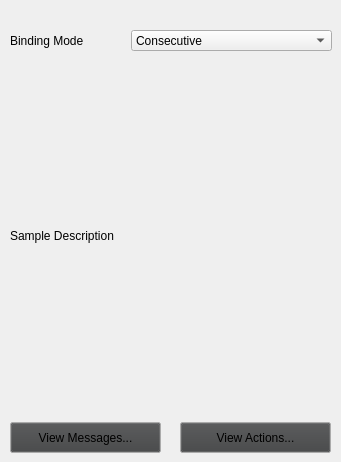
   <widget class="QWidget" name="binding_props_page">
    <widget class="QLabel" name="binding_mode_label">
     <property name="geometry">
      <rect>
       <x>10</x>
       <y>30</y>
       <width>111</width>
       <height>21</height>
      </rect>
     </property>
     <property name="font">
      <font>
       <family>Tahoma</family>
       <pointsize>9</pointsize>
       <underline>false</underline>
      </font>
     </property>
     <property name="text">
      <string>Binding Mode</string>
     </property>
    </widget>
    <widget class="QLabel" name="binding_mode_description">
     <property name="geometry">
      <rect>
       <x>10</x>
       <y>70</y>
       <width>321</width>
       <height>331</height>
      </rect>
     </property>
     <property name="font">
      <font>
       <family>Tahoma</family>
       <pointsize>9</pointsize>
       <underline>false</underline>
      </font>
     </property>
     <property name="text">
      <string>Sample Description</string>
     </property>
     <property name="wordWrap">
      <bool>true</bool>
     </property>
    </widget>
    <widget class="QComboBox" name="binding_mode_editor">
     <property name="geometry">
      <rect>
       <x>131</x>
       <y>30</y>
       <width>201</width>
       <height>21</height>
      </rect>
     </property>
     <property name="font">
      <font>
       <family>Tahoma</family>
       <pointsize>9</pointsize>
      </font>
     </property>
     <item>
      <property name="text">
       <string>Consecutive</string>
      </property>
     </item>
     <item>
      <property name="text">
       <string>Correspondence</string>
      </property>
     </item>
     <item>
      <property name="text">
       <string>Multiply</string>
      </property>
     </item>
    </widget>
    <widget class="QPushButton" name="view_message_button">
     <property name="geometry">
      <rect>
       <x>10</x>
       <y>422</y>
       <width>151</width>
       <height>31</height>
      </rect>
     </property>
     <property name="palette">
      <palette>
       <active>
        <colorrole role="Button">
         <brush brushstyle="SolidPattern">
          <color alpha="255">
           <red>0</red>
           <green>40</green>
           <blue>0</blue>
          </color>
         </brush>
        </colorrole>
       </active>
       <inactive>
        <colorrole role="Button">
         <brush brushstyle="SolidPattern">
          <color alpha="255">
           <red>64</red>
           <green>65</green>
           <blue>66</blue>
          </color>
         </brush>
        </colorrole>
       </inactive>
       <disabled>
        <colorrole role="Button">
         <brush brushstyle="SolidPattern">
          <color alpha="255">
           <red>0</red>
           <green>40</green>
           <blue>0</blue>
          </color>
         </brush>
        </colorrole>
       </disabled>
      </palette>
     </property>
     <property name="font">
      <font>
       <family>Tahoma</family>
       <pointsize>9</pointsize>
      </font>
     </property>
     <property name="cursor">
      <cursorShape>PointingHandCursor</cursorShape>
     </property>
     <property name="text">
      <string>View Messages...</string>
     </property>
    </widget>
    <widget class="QPushButton" name="view_action_button">
     <property name="geometry">
      <rect>
       <x>180</x>
       <y>422</y>
       <width>151</width>
       <height>31</height>
      </rect>
     </property>
     <property name="palette">
      <palette>
       <active>
        <colorrole role="Button">
         <brush brushstyle="SolidPattern">
          <color alpha="255">
           <red>40</red>
           <green>0</green>
           <blue>0</blue>
          </color>
         </brush>
        </colorrole>
       </active>
       <inactive>
        <colorrole role="Button">
         <brush brushstyle="SolidPattern">
          <color alpha="255">
           <red>64</red>
           <green>65</green>
           <blue>66</blue>
          </color>
         </brush>
        </colorrole>
       </inactive>
       <disabled>
        <colorrole role="Button">
         <brush brushstyle="SolidPattern">
          <color alpha="255">
           <red>40</red>
           <green>0</green>
           <blue>0</blue>
          </color>
         </brush>
        </colorrole>
       </disabled>
      </palette>
     </property>
     <property name="font">
      <font>
       <family>Tahoma</family>
       <pointsize>9</pointsize>
      </font>
     </property>
     <property name="cursor">
      <cursorShape>PointingHandCursor</cursorShape>
     </property>
     <property name="text">
      <string>View Actions...</string>
     </property>
    </widget>
   </widget>
